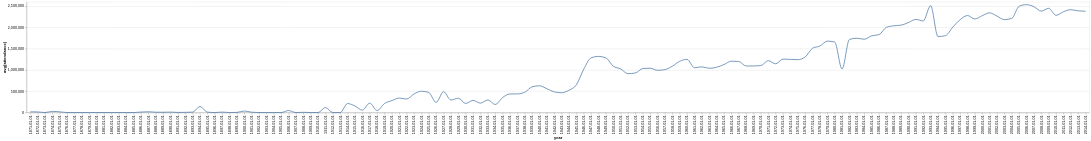

Here is the Vega-Lite specification saved for this chart:
### Vega-Lite specification from a JSON file in a GitHub repository (floating-point values rounded to 4 significant figures; data arrays with more than 128 entries replaced by an {"elided": "..."} marker saying what was removed)
{"data": {"values": {"elided": "144 records"}}, "mark": {"type": "line", "interpolate": "monotone"}, "encoding": {"x": {"field": "x_data", "type": "nominal", "title": "year", "sort": "ascending"}, "y": {"field": "y_data", "type": "quantitative", "title": "avg(attendance)"}}}
